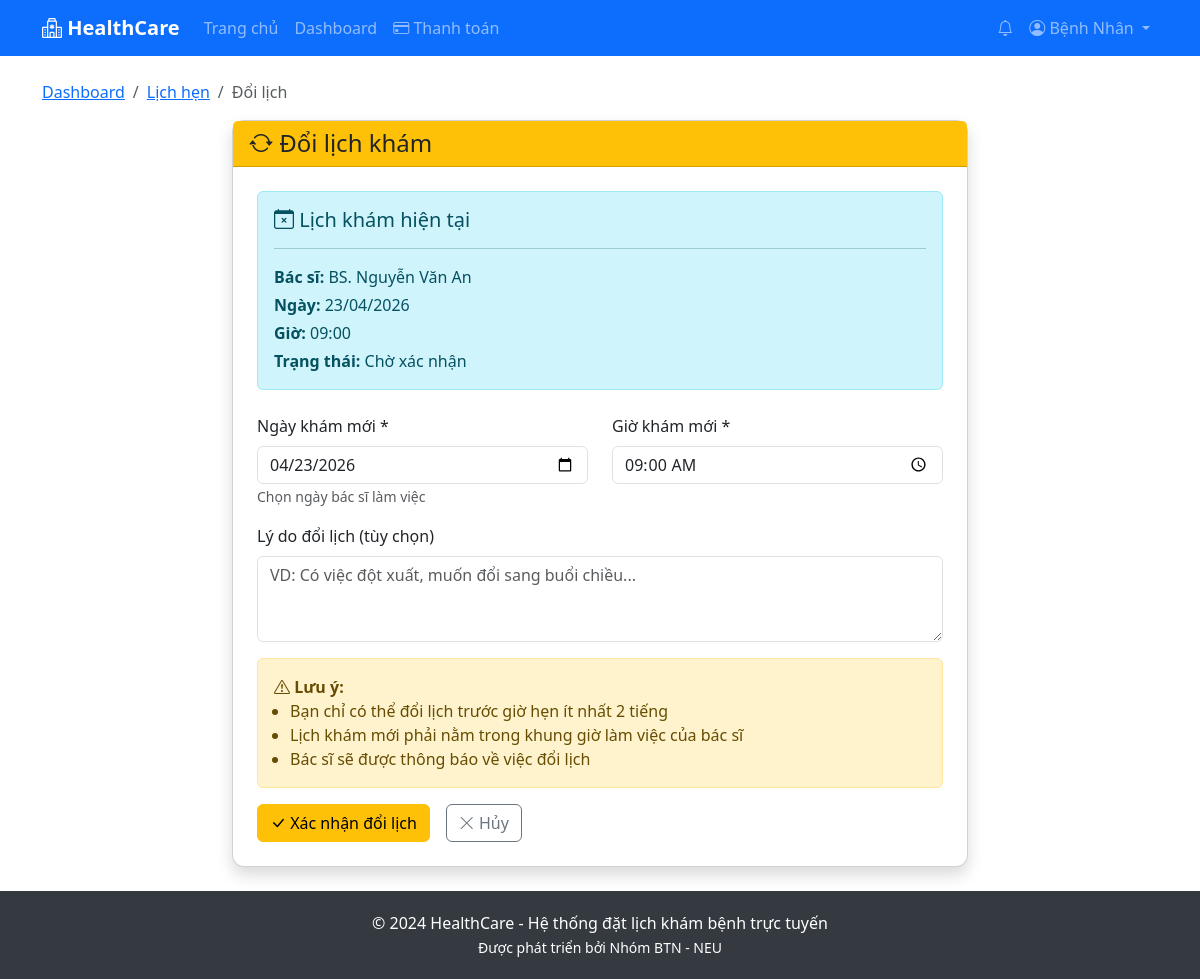
The page /patient/appointments/2/reschedule/ (signed in) on the database its author committed.
### accounts/models.py (models this page shows, shortened)
class User(AbstractUser):
    ROLE_CHOICES = [
        ('patient', 'Bệnh nhân'),
        ('doctor', 'Bác sĩ'),
        ('admin', 'Quản trị viên'),
    ]
    role = models.CharField(max_length=10, choices=ROLE_CHOICES, default='patient')
    phone = models.CharField(max_length=15, blank=True)
    address = models.TextField(blank=True)
    is_active = models.BooleanField(default=True)
    def is_patient(self):
        return self.role == 'patient'

### appointments/models.py (models this page shows, shortened)
class Appointment(models.Model):
    STATUS_CHOICES = [
        ('pending', 'Chờ xác nhận'),
        ('confirmed', 'Đã xác nhận'),
        ('completed', 'Hoàn thành'),
        ('cancelled', 'Đã hủy'),
        ('rejected', 'Từ chối'),
    ]
    patient = models.ForeignKey(Patient, on_delete=models.CASCADE, related_name='appointments')
    doctor = models.ForeignKey(Doctor, on_delete=models.CASCADE, related_name='appointments')
    appointment_date = models.DateField()
    appointment_time = models.TimeField()
    status = models.CharField(max_length=20, choices=STATUS_CHOICES, default='pending')
    symptoms = models.TextField(blank=True, help_text='Mô tả triệu chứng')
    notes = models.TextField(blank=True, help_text='Ghi chú của bác sĩ')
    checked_in = models.BooleanField(default=False, help_text='Đã check-in khi đến khám')
    checked_in_at = models.DateTimeField(null=True, blank=True)
    created_at = models.DateTimeField(auto_now_add=True)
    updated_at = models.DateTimeField(auto_now=True)
    class Meta:
        verbose_name = 'Lịch khám'
        verbose_name_plural = 'Lịch khám'
        ordering = ['-appointment_date', '-appointment_time']
        constraints = [
            models.UniqueConstraint(
                fields=['doctor', 'appointment_date', 'appointment_time'],
                condition=Q(status__in=['pending', 'confirmed']),
                name='uniq_active_appointment_slot',
            )
        ]

### doctors/models.py (models this page shows, shortened)
class Doctor(models.Model):
    STATUS_CHOICES = [
        ('available', 'Đang làm việc'),
        ('busy', 'Bận'),
        ('off', 'Nghỉ phép'),
    ]
    user = models.OneToOneField(User, on_delete=models.CASCADE, related_name='doctor_profile')
    specialization = models.ForeignKey(Specialization, on_delete=models.SET_NULL, null=True, related_name='doctors')
    qualification = models.CharField(max_length=200, blank=True)
    experience_years = models.PositiveIntegerField(default=0)
    consultation_fee = models.DecimalField(max_digits=10, decimal_places=0, default=0)
    status = models.CharField(max_length=20, choices=STATUS_CHOICES, default='available')
    bio = models.TextField(blank=True)
    clinic_name = models.CharField(max_length=200, blank=True, help_text='Tên phòng khám')
    clinic_address = models.TextField(blank=True, help_text='Địa chỉ phòng khám')
    clinic_phone = models.CharField(max_length=15, blank=True, help_text='Số điện thoại phòng khám')
    clinic_map_url = models.URLField(blank=True, help_text='URL Google Maps iframe')
    created_at = models.DateTimeField(auto_now_add=True)
    updated_at = models.DateTimeField(auto_now=True)
    def __str__(self):
        return f"BS. {self.user.get_full_name() or self.user.username}"
    class Meta:
        verbose_name = 'Bác sĩ'
        verbose_name_plural = 'Bác sĩ'

### patients/views.py (the view)
    def wrapper(request, *args, **kwargs):
        if not request.user.is_patient():
            messages.error(request, 'Bạn không có quyền truy cập trang này.')
            return redirect('dashboard')
        return view_func(request, *args, **kwargs)

### patients/views.py (called while the page is built, shortened)
def patient_required(view_func):
    def wrapper(request, *args, **kwargs):
        if not request.user.is_patient():
            messages.error(request, 'Bạn không có quyền truy cập trang này.')
            return redirect('dashboard')
        return view_func(request, *args, **kwargs)
    return wrapper

@login_required
@patient_required
def reschedule_appointment(request, appointment_id):
    patient = request.user.patient_profile
    appointment = get_object_or_404(Appointment, id=appointment_id, patient=patient)
    if appointment.status not in ['pending', 'confirmed']:
        messages.error(request, 'Chỉ có thể đổi lịch khi lịch đang chờ xác nhận hoặc đã xác nhận.')
        return redirect('my_appointments')
    appointment_datetime = timezone.make_aware(
        datetime.combine(appointment.appointment_date, appointment.appointment_time)
    )
    if timezone.now() + timedelta(hours=2) > appointment_datetime:
        messages.error(request, 'Chỉ có thể đổi lịch trước giờ hẹn ít nhất 2 tiếng.')
        return redirect('my_appointments')
    context = {
        'appointment': appointment,
    }
    return render(request, 'patients/reschedule_appointment.html', context)

### templates/patients/reschedule_appointment.html (shortened to what this page needs)
{% extends 'base.html' %}
{% block content %}
<div class="container py-4">
    <nav aria-label="breadcrumb" class="mb-3">
        <ol class="breadcrumb">
            <li class="breadcrumb-item"><a href="{% url 'patient_dashboard' %}">Dashboard</a></li>
            <li class="breadcrumb-item"><a href="{% url 'my_appointments' %}">Lịch hẹn</a></li>
            <li class="breadcrumb-item active">Đổi lịch</li>
        </ol>
    </nav>
    <div class="row justify-content-center">
        <div class="col-md-8">
            <div class="card shadow">
                <div class="card-header bg-warning text-dark">
                    <h4 class="mb-0"><i class="bi bi-arrow-repeat"></i> Đổi lịch khám</h4>
                </div>
                <div class="card-body p-4">
                    <div class="alert alert-info mb-4">
                        <h5><i class="bi bi-calendar-x"></i> Lịch khám hiện tại</h5>
                        <hr>
                        <p class="mb-1"><strong>Bác sĩ:</strong> {{ appointment.doctor }}</p>
                        <p class="mb-1"><strong>Ngày:</strong> {{ appointment.appointment_date|date:"d/m/Y" }}</p>
                        <p class="mb-1"><strong>Giờ:</strong> {{ appointment.appointment_time|time:"H:i" }}</p>
                        <p class="mb-0"><strong>Trạng thái:</strong> {{ appointment.get_status_display }}</p>
                    </div>
                    <form method="post">
                        <div class="row">
                            <div class="col-md-6 mb-3">
                                <label class="form-label">Ngày khám mới *</label>
                                <input type="date" name="new_date" class="form-control" required
                                       value="{{ appointment.appointment_date|date:'Y-m-d' }}">
                                <small class="text-muted">Chọn ngày bác sĩ làm việc</small>
                            </div>
                            <div class="col-md-6 mb-3">
                                <label class="form-label">Giờ khám mới *</label>
                                <input type="time" name="new_time" class="form-control" required
                                       value="{{ appointment.appointment_time|time:'H:i' }}">
                            </div>
                        </div>
                        <div class="mb-3">
                            <label class="form-label">Lý do đổi lịch (tùy chọn)</label>
                            <textarea name="reason" class="form-control" rows="3"
                                      placeholder="VD: Có việc đột xuất, muốn đổi sang buổi chiều..."></textarea>
                        </div>
                        <div class="alert alert-warning">
                            <i class="bi bi-exclamation-triangle"></i>
                            <strong>Lưu ý:</strong>
                            <ul class="mb-0 ps-3">
                                <li>Bạn chỉ có thể đổi lịch trước giờ hẹn ít nhất 2 tiếng</li>
                                <li>Lịch khám mới phải nằm trong khung giờ làm việc của bác sĩ</li>
                                <li>Bác sĩ sẽ được thông báo về việc đổi lịch</li>
                            </ul>
                        </div>
                        <div class="d-flex gap-3">
                            <button type="submit" class="btn btn-warning">
                                <i class="bi bi-check-lg"></i> Xác nhận đổi lịch
                            </button>
                            <a href="{% url 'my_appointments' %}" class="btn btn-outline-secondary">
                                <i class="bi bi-x-lg"></i> Hủy
                            </a>
                        </div>
                    </form>
                </div>
            </div>
        </div>
    </div>
</div>
{% endblock %}

### templates/base.html (shortened to what this page needs)
<!DOCTYPE html>
<html lang="vi">
<head>
    <link href="https://cdn.jsdelivr.net/npm/bootstrap@5.3.0/dist/css/bootstrap.min.css" rel="stylesheet">
    <link href="https://cdn.jsdelivr.net/npm/bootstrap-icons@1.10.0/font/bootstrap-icons.css" rel="stylesheet">
</head>
<body>
    <nav class="navbar navbar-expand-lg navbar-dark bg-primary">
        <div class="container">
            <a class="navbar-brand" href="{% url 'home' %}">
                <i class="bi bi-hospital"></i> HealthCare
            </a>
            <div class="collapse navbar-collapse" id="navbarNav">
                <ul class="navbar-nav me-auto">
                    <li class="nav-item">
                        <a class="nav-link" href="{% url 'home' %}">Trang chủ</a>
                    </li>
                    {% if user.is_authenticated %}
                        <li class="nav-item">
                            <a class="nav-link" href="{% url 'dashboard' %}">Dashboard</a>
                        </li>
                        {% if user.is_patient %}
                        <li class="nav-item">
                            <a class="nav-link" href="{% url 'payment_history' %}">
                                <i class="bi bi-credit-card"></i> Thanh toán
                            </a>
                        </li>
                        {% endif %}
                    {% endif %}
                </ul>
                <ul class="navbar-nav">
                    {% if user.is_authenticated %}
                        <li class="nav-item dropdown">
                            <a class="nav-link position-relative" href="#" id="notificationDropdown" role="button" data-bs-toggle="dropdown">
                                <i class="bi bi-bell"></i>
                            </a>
                        </li>
                        <li class="nav-item dropdown">
                            <a class="nav-link dropdown-toggle" href="#" id="userDropdown" role="button" data-bs-toggle="dropdown">
                                <i class="bi bi-person-circle"></i>
                                <span class="d-none d-md-inline">{{ user.get_full_name|default:user.username }}</span>
                            </a>
                        </li>
                    {% endif %}
                </ul>
            </div>
        </div>
    </nav>
    <main>
        {% block content %}{% endblock %}
    </main>
    <footer>
        <div class="container text-center">
            <p class="mb-0">&copy; 2024 HealthCare - Hệ thống đặt lịch khám bệnh trực tuyến</p>
            <small>Được phát triển bởi Nhóm BTN - NEU</small>
        </div>
    </footer>
</body>
</html>

### templates/base.html (style rules this page uses)
:root { --primary-gradient: linear-gradient(135deg, #667eea 0%, #764ba2 100%); --primary-color: #667eea; }
* { -webkit-tap-highlight-color: transparent; }
body { min-height: 100vh; display: flex; flex-direction: column; font-size: 16px; }
.navbar-brand { font-weight: bold; }
.card { transition: transform 0.2s; border-radius: 12px; box-shadow: 0 2px 10px rgba(0,0,0,0.08); }
footer { margin-top: auto; background-color: #343a40; color: white; padding: 20px 0; }
.navbar { position: sticky; top: 0; z-index: 1030; }

### rows shown on the page
User: get_full_name "Bệnh Nhân"
Appointment: doctor "BS. Nguyễn Văn An", appointment_date "23/04/2026", appointment_time "09:00", status "Chờ xác nhận", new_date "04/23/2026", new_time "09:00"
